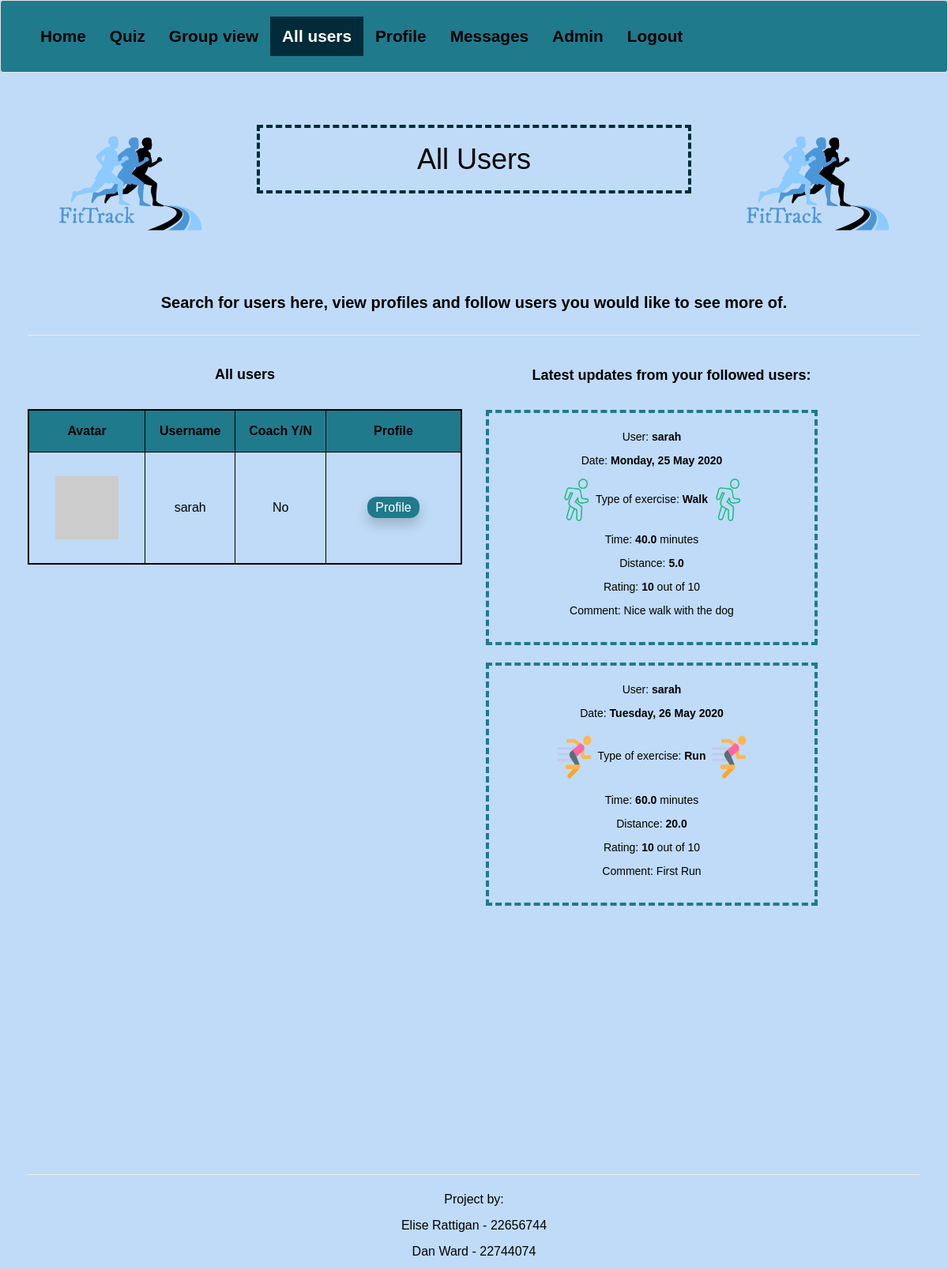
/users_page (signed in), run on the app's committed database.
### app/models.py (models this page shows, shortened)
class User(UserMixin, db.Model):
    id = db.Column(db.Integer, primary_key=True)
    username = db.Column(db.String(64), index=True, unique=True)
    email = db.Column(db.String(120), index=True, unique=True)
    password_hash = db.Column(db.String(128))
    is_coach = db.Column(db.Boolean, default=False)
    is_admin = db.Column(db.Boolean, default=False)
    exercise = db.relationship('Exercise', backref='user', lazy='dynamic')
    about_me = db.Column(db.String(140))
    goals = db.Column(db.String(140), default="Exercise more")
    last_seen = db.Column(db.DateTime, default=datetime.utcnow)
    followed = db.relationship(
        'User', secondary=followers,
        primaryjoin=(followers.c.follower_id == id),
        secondaryjoin=(followers.c.followed_id == id),
        backref=db.backref('followers', lazy='dynamic'), lazy='dynamic')
    messages_sent = db.relationship('Message',
                                    foreign_keys='Message.sender_id',
                                    backref='author', lazy='dynamic')
    messages_received = db.relationship('Message',
                                        foreign_keys='Message.recipient_id',
                                        backref='recipient', lazy='dynamic')
    last_message_read_time = db.Column(db.DateTime)
    token = db.Column(db.String(32), index=True, unique = True)
    token_expiration = db.Column(db.DateTime)
    def __repr__(self):
        return '{}'.format(self.username)
    def followed_posts(self):
        followed = Exercise.query.join(
            followers, (followers.c.followed_id == Exercise.user_id)).filter(
                followers.c.follower_id == self.id)
        own = Exercise.query.filter_by(user_id=self.id)
        return followed.union(own).order_by(Exercise.timestamp.desc())
    def avatar(self, size):
        digest = md5(self.email.lower().encode('utf-8')).hexdigest()
        return 'https://www.gravatar.com/avatar/{}?d=identicon&s={}'.format(digest, size)

class Exercise(db.Model):
    id = db.Column(db.Integer, primary_key=True)
    style = db.Column(db.String(140))
    time = db.Column(db.String(20))
    distance = db.Column(db.String(140))
    exercise_date = db.Column(db.DateTime)
    timestamp = db.Column(db.DateTime)
    rate_exercise = db.Column(db.String(140))
    exercise_comments = db.Column(db.String(140))
    user_id = db.Column(db.Integer, db.ForeignKey('user.id'))

### app/routes.py (the view)
@app.route('/users_page')
@login_required
def users_page():
    users = User.query.all()
    followed_posts = current_user.followed_posts().all()
    return render_template("userview.html", title="All Users", users=users, followed_posts=followed_posts)

### app/models.py (called while the page is built)
@login.user_loader
def load_user(id):
    return User.query.get(int(id))

### app/routes.py (called while the page is built)
@app.before_request
def before_request():
    if current_user.is_authenticated:
        current_user.last_seen = datetime.utcnow()
        db.session.commit()

### app/templates/userview.html
{% extends "base.html" %}
{% block content %}
<div class="container-fluid">
  <div class="row">
    <div class="col-sm-3 text-center">
      <img src="/static/assets/logo.png" alt="App logo">
    </div>
    <div class="col-sm-6 text-center">
      <br>
      <br>
      <h1 class="welcome">All Users</h1>
    </div>
    <div class="col-sm-3 text-center">
        <img src="/static/assets/logo.png" alt="App logo">
    </div>
  </div>
  <div class="row">
    <div class="col-sm-12 text-center">
      <h2>Search for users here, view profiles and follow users you would like to see more of.</h2>
    </div>
  </div>
  <hr>
  <div class="row">
    <div class="col-sm-6 text-center">
      <h3>All users</h3>
      <br>
      <table class="user-table" align="center">
        <tr>
          <th class="table-avatar">Avatar</th>
          <th class="table-username">Username</th>
          <th class="table-coach">Coach Y/N</th>
          <th class="table-profile">Profile</th>
        </tr>
          {% for user in users %}
            {% if user != current_user %}
            <tr>
            <td><img src="{{ user.avatar(128) }}"></td>
            <td style="text-align: center">{{ user.username }}</td>
            {% if user.is_coach %}
            <td style="text-align: center">Yes</td>
            {% else %}
            <td style="text-align: center">No</td>
            {% endif %}
            <td><a class="button-link" href="{{ url_for('user', username=user.username) }}">Profile</a></td>
            </tr>
            {% endif %}
          {% endfor %}
      </table>
    </div>
    <div class="col-sm-1"></div>
    <div class="col-sm-6 text-center" id="user-exercise-list">
      <h3>Latest updates from your followed users:</h3>
      <br>
      {% for exercise in followed_posts %}
        {% if exercise.user_id != current_user.id %}
          {% include '_exercise.html' %}
          <br>
        {% endif %}
      {% endfor %}
      </div>
      <div class="col-sm-1"></div>
  </div>
</div>
{% endblock %}

### app/templates/_exercise.html
<div class="exercise-text">
  <br>
  <p>User: <b>{{ exercise.user }}</b></p>
  <p>Date: <b>{{ exercise.exercise_date.strftime("%A, %d %B %Y") }}</b></p>
  {% if exercise.style == "Run" %}
  <p><span><img src='/static/assets/running-small.png' id='run-small'></span>Type of exercise: <b>{{ exercise.style }}</b><span><img src='/static/assets/running-small.png' id='run-small'></span></p>
  {% elif exercise.style == "Walk" %}
  <p><span><img src='/static/assets/walk-small.png' id='walk-small'></span>Type of exercise: <b>{{ exercise.style }}</b><span><img src='/static/assets/walk-small.png' id='walk-small'></span></p>
  {% endif %}
  <p>Time: <b>{{ exercise.time }}</b> minutes</p>
  <p>Distance: <b>{{exercise.distance }}</b></p>
  <p>Rating: <b>{{ exercise.rate_exercise }}</b> out of 10</p>
  <p>Comment: {{ exercise.exercise_comments }}</p>
  <br>
</div>

### app/static/css/stylesheet.css (style rules this page uses)
body { color: #000; background-color: #BFDBF7; font-family: sans-serif; font-size: 16px; }
h2 { font-size: 20px; font-weight: bold; }
h3 { font-size: 18px; font-weight: bold; }
.container-fluid { margin: 20px; }
table { border: 2px solid black; }
th { border: 1px solid black; padding: 15px; text-align: center; background-color: #1F7A8C; }
td { border: 1px solid black; padding: 10px; }
.button-link { background-color: #1F7A8C; color: white; font-size: 16px; padding: 5px 10px; border-radius: 12px; box-shadow: 0 8px 16px 0 rgba(0, 0, 0, 0.2) }
img { margin: auto; padding: 20px; }
.welcome { margin: auto; padding: 20px; border: 4px dashed #022B3A; }
.exercise-text { border: 4px dashed #1F7A8C; padding: 0px; margin-right: 50px; font-size: 14px; }
#run-small { height: 70px; width: 60px; padding: 0px; margin: 0px; }
#walk-small { height: 60px; width: 50px; padding: 0px; margin: 0px; }
#user-exercise-list { height: 1000px; width: 500px; overflow: auto; }
.user-table { width: 100%; }
.table-avatar { width: 25%; }
.table-username { width: 20%; }
.table-coach { width: 20%; }
.table-profile { width: 30%; }

### data on the page
User: username "sarah", is_coach "No"
Exercise: user "sarah", exercise_date "Monday, 25 May 2020", style "Walk", time "40.0", distance "5.0", rate_exercise "10", exercise_comments "Nice walk with the dog"
Exercise: user "sarah", exercise_date "Tuesday, 26 May 2020", style "Run", time "60.0", distance "20.0", rate_exercise "10", exercise_comments "First Run"

### other printed values
{{ ('Messages') }} "Messages"
